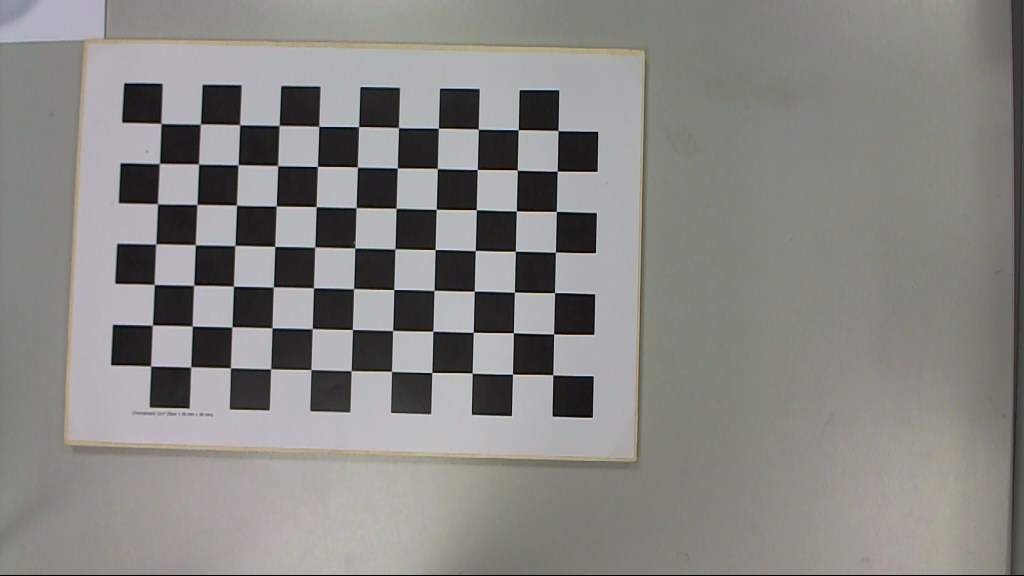
#> input picture beamng_sim/lane_detection/camera_cal/Im_L_1.png, 1024 x 576 px; its folder holds only this picture in this run
$ python calibration.py
#> lines starting #> are read from the running program, lines starting #| are printed output that depends on the picture; after the words box and inside, x2 and y2 are one past the last pixel; in counts of white or black regions, pixels touching at a corner belong together; long printed decimals are rounded
import numpy as np
import cv2
import pickle
import glob
import os


def calibrate_camera(images, chessboard_size=(11, 7), save_file=None, square_size=30):
    """
    Calibrate camera using chessboard images.
    Following CarND's implementation approach.

    Args:
        images (list): List of file paths to chessboard calibration images
        chessboard_size (tuple): Number of inner corners (width, height)
        save_file (str): Optional path to save calibration parameters
        square_size (float): Physical size of chessboard squares in millimeters (default: 30mm)

    Returns:
        tuple: (ret, mtx, dist, rvecs, tvecs)
            - ret: RMS re-projection error
            - mtx: Camera matrix
            - dist: Distortion coefficients
            - rvecs: Rotation vectors
            - tvecs: Translation vectors
    """
    # Prepare object points (0,0,0), (1,0,0), (2,0,0), ..., (w-1,h-1,0)
    # scaled by square_size to represent real-world coordinates
    objp = np.zeros((chessboard_size[0] * chessboard_size[1], 3), np.float32)
    objp[:, :2] = np.mgrid[0:chessboard_size[0], 0:chessboard_size[1]].T.reshape(-1, 2)
    objp *= square_size

    # Arrays to store object points and image points from all images
    objpoints = []  # 3D points in real world space
    imgpoints = []  # 2D points in image plane

    # Image shape for calibration
    img_shape = None

    successful_images = 0
    print(f"Processing {len(images)} calibration images...")

    debug_dir = "calibration_debug"
    os.makedirs(debug_dir, exist_ok=True)
    for idx, fname in enumerate(images):
        # Read image
        img = cv2.imread(fname)

        if img is None:
            print(f"Warning: Could not read image {fname}")
            continue

        # Convert to grayscale
        gray = cv2.cvtColor(img, cv2.COLOR_BGR2GRAY)

        # Store image shape
        if img_shape is None:
            img_shape = gray.shape[::-1]

        # Find chessboard corners
        ret, corners = cv2.findChessboardCorners(gray, chessboard_size, None)
        debug_img = img.copy()
        if ret:
            # Refine corners to subpixel accuracy for better calibration
            criteria = (cv2.TERM_CRITERIA_EPS + cv2.TERM_CRITERIA_MAX_ITER, 30, 0.001)
            corners_refined = cv2.cornerSubPix(gray, corners, (4, 4), (-1, -1), criteria)
            objpoints.append(objp)
            imgpoints.append(corners_refined)
            successful_images += 1
            # Draw and save detected corners
            cv2.drawChessboardCorners(debug_img, chessboard_size, corners_refined, ret)
            debug_path = os.path.join(debug_dir, f"success_{os.path.basename(fname)}")
            cv2.imwrite(debug_path, debug_img)
            print(f"  [{idx+1}/{len(images)}]Corners found in {os.path.basename(fname)} (saved: {debug_path})")
        else:
            # Draw attempted corners (if any) and save
            if corners is not None and len(corners) > 0:
                cv2.drawChessboardCorners(debug_img, chessboard_size, corners, ret)
            debug_path = os.path.join(debug_dir, f"fail_{os.path.basename(fname)}")
            cv2.imwrite(debug_path, debug_img)
            print(f"  [{idx+1}/{len(images)}]No corners in {os.path.basename(fname)} (saved: {debug_path})")

    print(f"\nSuccessfully processed {successful_images}/{len(images)} images")

    if successful_images == 0:
        raise ValueError("No chessboard corners found in any images. Check chessboard_size parameter.")

    # Calibrate camera
    print("Performing camera calibration...")
    ret, mtx, dist, rvecs, tvecs = cv2.calibrateCamera(
        objpoints, imgpoints, img_shape, None, None
    )

    print(f"Camera calibration complete!")
    print(f"RMS re-projection error: {ret:.4f}")

    # Save calibration parameters if requested
    if save_file is not None:
        calibration_data = {
            'mtx': mtx,
            'dist': dist,
            'rvecs': rvecs,
            'tvecs': tvecs,
            'img_shape': img_shape,
            'rms_error': ret
        }

        # Create directory if it doesn't exist
        os.makedirs(os.path.dirname(save_file), exist_ok=True)

        with open(save_file, 'wb') as f:
            pickle.dump(calibration_data, f)

        print(f"Calibration parameters saved to: {save_file}")

    return ret, mtx, dist, rvecs, tvecs


# [22 lines left out: function load_calibration, not called in this run]


def undistort_image(img, mtx, dist):
    """
    Undistort an image using camera calibration parameters.

    Args:
        img (numpy array): Distorted image (BGR format from cv2.imread)
        mtx (numpy array): Camera matrix from calibration
        dist (numpy array): Distortion coefficients from calibration

    Returns:
        numpy array: Undistorted image (same format as input)
    """
    if mtx is None or dist is None:
        print("Warning: mtx or dist is None, returning original image")
        return img

    return cv2.undistort(img, mtx, dist, None, mtx)


def calibrate_from_folder(folder_path, pattern='*.png', chessboard_size=(11, 7), save_file=None, square_size=30):
    """
    Convenience function to calibrate camera from a folder of chessboard images.

    Args:
        folder_path (str): Path to folder containing chessboard images
        pattern (str): File pattern to match (default: '*.png')
        chessboard_size (tuple): Number of inner corners (width, height)
        save_file (str): Optional path to save calibration parameters
        square_size (float): Physical size of chessboard squares in millimeters (default: 30mm)

    Returns:
        tuple: (ret, mtx, dist, rvecs, tvecs)
    """
    # Find all calibration images
    search_path = os.path.join(folder_path, pattern)
    images = glob.glob(search_path)

    if len(images) == 0:
        raise ValueError(f"No images found matching pattern: {search_path}")

    print(f"Found {len(images)} calibration images in {folder_path}")

    return calibrate_camera(images, chessboard_size, save_file, square_size)
#> in calibrate_camera, img is the input picture: shape (576, 1024, 3); mean B, G, R 131.2, 134.2, 135.4
#> in calibrate_camera, `ret, corners = cv2.findChessboardCorners(gray, chessboard_size, None)`: ret = True; corners = 77 rows, first 8: [161.1, 123.5], [200.4, 124], [239.8, 124.9], [279.2, 125.2], [318.8, 126.4], [358.6, 126.6], [398.5, 127.8], [438.4, 128.1]
#> in calibrate_camera, `corners_refined = cv2.cornerSubPix(gray, corners, (4, 4), (-1, -1), cr..`: corners_refined = 77 rows, first 8: [161, 123.4], [200.4, 124], [239.6, 124.7], [279.2, 125.4], [318.7, 126.3], [358.6, 126.7], [398.5, 127.7], [438.4, 128.2]
#> in calibrate_camera, `cv2.drawChessboardCorners(debug_img, chessboard_size, corners_refined,..`:
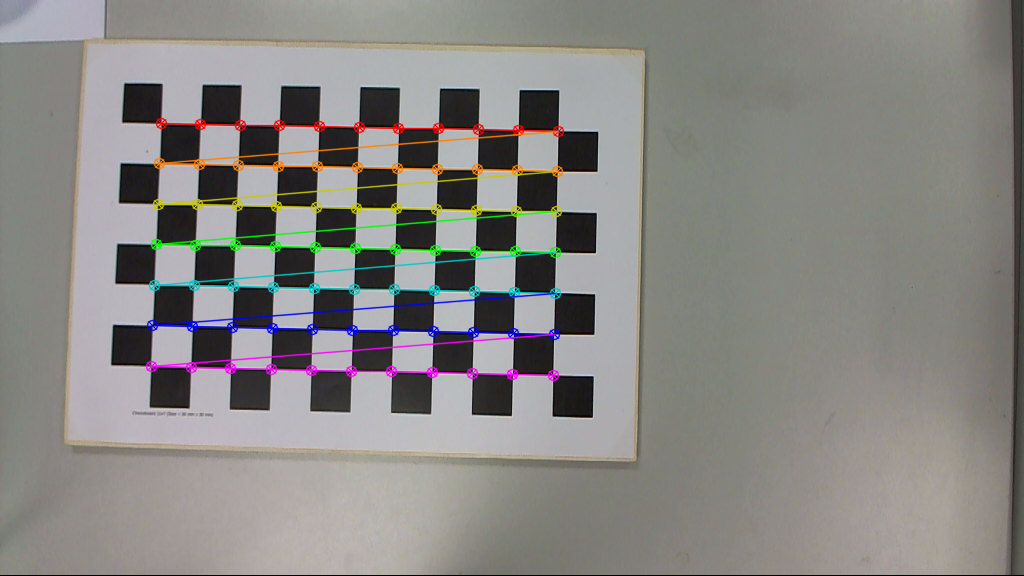
#> debug_img: shape (576, 1024, 3); 3.63% of pixels changed, all inside (x1, y1, x2, y2) = (145, 117, 565, 382)
#> in calibrate_camera, `ret, mtx, dist, rvecs, tvecs = cv2.calibrateCamera( objpoints, imgpoin..`: ret = 0.143; mtx = [[1804.1, 0, 563.8], [0, 1841.7, 334.5], [0, 0, 1]]; dist = [[0.133, -3.98, -0.00481, -0.00243, 21.16]]; rvecs = ([-0.0945, 0.0196, 0.0208],); tvecs = ([-304.1, -155.8, 1363.5],)
#| RMS re-projection error: 0.1434
#> in calibrate_camera, `calibration_data = { 'mtx': mtx, 'dist': dist, 'rvecs': rvecs, 'tvecs'..`: calibration_data = {'mtx': [[1804.1, 0, 563.8], [0, 1841.7, 334.5], [0, 0, 1]], 'dist': [[0.133, -3.98, -0.00481, -0.00243, 21.16]], 'rvecs': ([-0.0945, 0.0196, 0.0208],), 'tvecs': ([-304.1, -155.8, 1363.5],), 'img_shape': (1024, 576), 'rms_error': 0.143}


# Example usage
if __name__ == "__main__":
    # Example: Calibrate camera from CarND calibration images
    calibration_folder = "./camera_cal"
    output_file = "C:\\Users\\user\\Documents\\github\\self-driving-car-simulation\\models\\camera_calibration.pkl"

    try:
        # Calibrate camera
        ret, mtx, dist, rvecs, tvecs = calibrate_from_folder(
            calibration_folder,
            pattern='*.png',
            chessboard_size=(11, 7),
            save_file=output_file
        )
#> ret = 0.143; dist = [[0.133, -3.98, -0.00481, -0.00243, 21.16]]; rvecs = ([-0.0945, 0.0196, 0.0208],); tvecs = ([-304.1, -155.8, 1363.5],)

        print("\nCalibration matrix:")
        print(mtx)
#| [[1.80413850e+03 0.00000000e+00 5.63768963e+02]
#|  [0.00000000e+00 1.84168141e+03 3.34523999e+02]
#|  [0.00000000e+00 0.00000000e+00 1.00000000e+00]]
        print("\nDistortion coefficients:")
        print(dist)
#| [[ 1.32823500e-01 -3.98462785e+00 -4.80945528e-03 -2.43216587e-03
#|    2.11603125e+01]]

        # Test undistortion on a sample image
        import glob
        pngs = glob.glob(os.path.join(calibration_folder, '*.png'))
        if pngs:
            img = cv2.imread(pngs[0])
            undistorted = undistort_image(img, mtx, dist)
#> in undistort_image, `return cv2.undistort(img, mtx, dist, None, mtx)`:
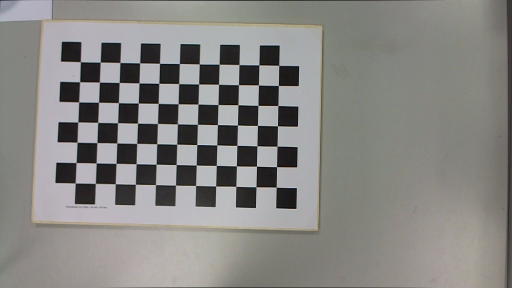
#> returned value: shape (576, 1024, 3) (shown at 1/2 size); mean of channels 0, 1, 2 131.3, 134.3, 135.6; drawn as B, G, R
            # Save comparison
            comparison = np.hstack([img, undistorted])
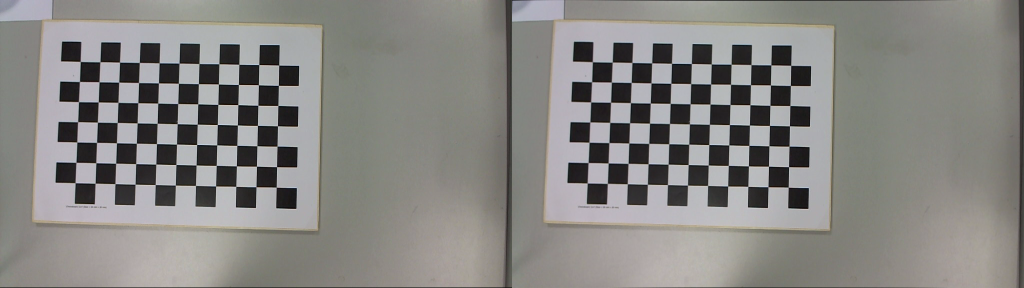
#> comparison: shape (576, 2048, 3) (shown at 1/2 size); mean B, G, R 131.2, 134.2, 135.5
            cv2.imwrite("calibration_comparison.jpg", comparison)
            print(f"\nTest undistortion saved to: calibration_comparison.jpg")

    except Exception as e:
        print(f"Error: {e}")
        print("\nTo use this module:")
        print("1. Place chessboard calibration images in a folder")
        print("2. Update 'calibration_folder' path above")
        print("3. Run: python calibration.py")

$ run again, on beamng_sim/lane_detection/camera_cal/Im_L_13.png
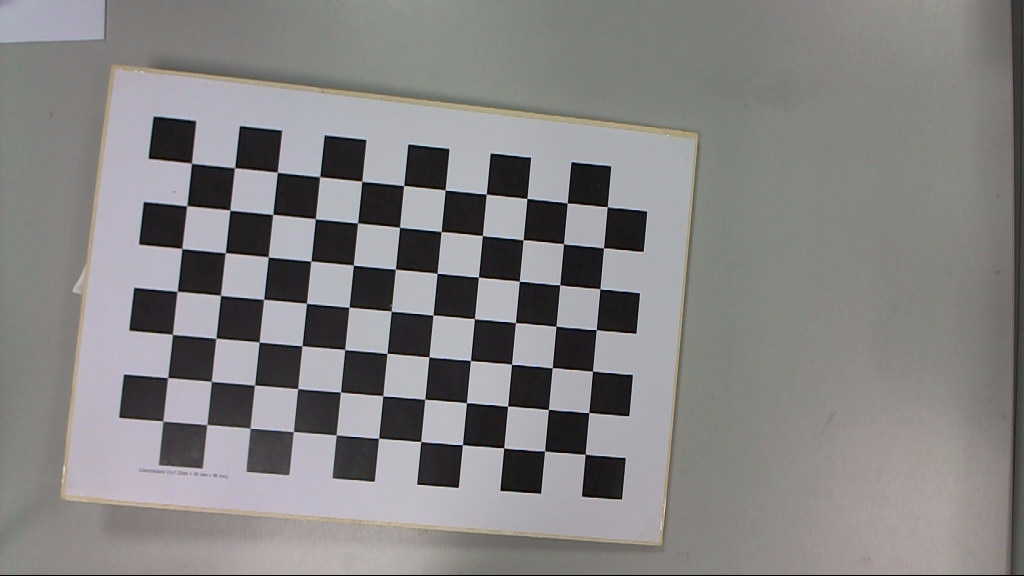
#> input picture beamng_sim/lane_detection/camera_cal/Im_L_13.png, 1024 x 576 px
#> in calibrate_camera, img is the input picture: shape (576, 1024, 3); mean B, G, R 131.7, 131.4, 133
#> in calibrate_camera, `ret, corners = cv2.findChessboardCorners(gray, chessboard_size, None)`: ret = True; corners = 77 rows, first 8: [191.5, 163.2], [234.6, 167.6], [277.3, 172.3], [319.7, 176.7], [361.9, 181.1], [403.7, 185.6], [445.2, 190.2], [486.3, 194]
#> corners_refined = 77 rows, first 8: [191.5, 163.2], [234.6, 167.7], [277.3, 172.2], [319.7, 176.7], [361.8, 181.2], [403.6, 185.5], [445.2, 190.2], [486.3, 194]
#> in calibrate_camera, `cv2.drawChessboardCorners(debug_img, chessboard_size, corners_refined,..`:
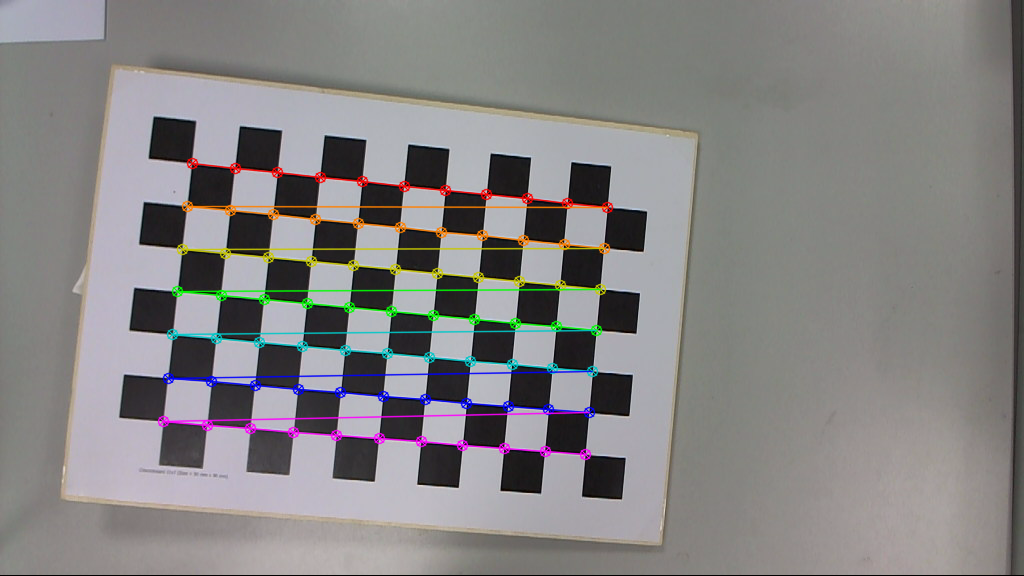
#> debug_img: shape (576, 1024, 3); 3.76% of pixels changed, all inside (x1, y1, x2, y2) = (157, 157, 614, 461)
#> in calibrate_camera, `ret, mtx, dist, rvecs, tvecs = cv2.calibrateCamera( objpoints, imgpoin..`: ret = 0.167; mtx = [[506.1, 0, 541.5], [0, 515.1, 271.9], [0, 0, 1]]; dist = [[-0.00439, -0.0108, -0.00104, -0.00109, 0.00882]]; rvecs = ([-0.027, -0.0575, 0.0941],); tvecs = ([-249.3, -75.88, 360],)
#| RMS re-projection error: 0.1669
#> calibration_data = {'mtx': [[506.1, 0, 541.5], [0, 515.1, 271.9], [0, 0, 1]], 'dist': [[-0.00439, -0.0108, -0.00104, -0.00109, 0.00882]], 'rvecs': ([-0.027, -0.0575, 0.0941],), 'tvecs': ([-249.3, -75.88, 360],), 'img_shape': (1024, 576), 'rms_error': 0.167}
#> `ret, mtx, dist, rvecs, tvecs = calibrate_from_folder( calibration_fold..`: ret = 0.167; mtx = [[506.1, 0, 541.5], [0, 515.1, 271.9], [0, 0, 1]]; dist = [[-0.00439, -0.0108, -0.00104, -0.00109, 0.00882]]; rvecs = ([-0.027, -0.0575, 0.0941],); tvecs = ([-249.3, -75.88, 360],)
#| [[506.124   0.         541.513]
#|  [  0.         515.142 271.898 ]
#|  [  0.           0.           1.        ]]
#| [[-0.004394 -0.01076  -0.001043 -0.001094   0.008816]]
#> `comparison = np.hstack([img, undistorted])`:
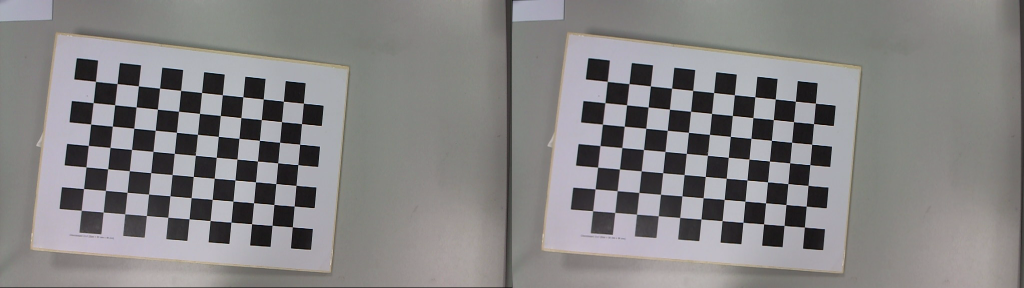
#> comparison: shape (576, 2048, 3) (shown at 1/2 size); mean B, G, R 132, 131.6, 133.3

$ run again, on beamng_sim/lane_detection/camera_cal/Im_L_14.png
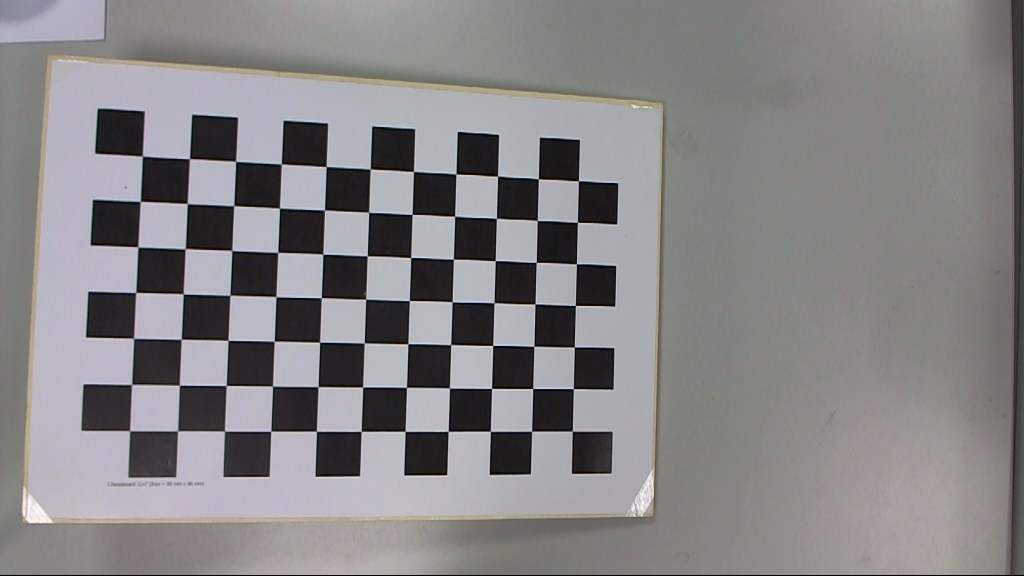
#> input picture beamng_sim/lane_detection/camera_cal/Im_L_14.png, 1024 x 576 px
#> in calibrate_camera, img is the input picture: shape (576, 1024, 3); mean B, G, R 132.9, 131.8, 133.6
#> in calibrate_camera, `ret, corners = cv2.findChessboardCorners(gray, chessboard_size, None)`: ret = True; corners = 77 rows, first 8: [142.4, 155.9], [189.6, 158.5], [235.8, 161.5], [281.4, 163.9], [326.2, 166.5], [370.2, 169], [413.5, 171.5], [455.9, 174]
#> corners_refined = 77 rows, first 8: [142.4, 156], [189.5, 158.6], [235.6, 161.4], [281.3, 163.9], [326.2, 166.6], [370.3, 169], [413.4, 171.4], [455.9, 174.1]
#> in calibrate_camera, `cv2.drawChessboardCorners(debug_img, chessboard_size, corners_refined,..`:
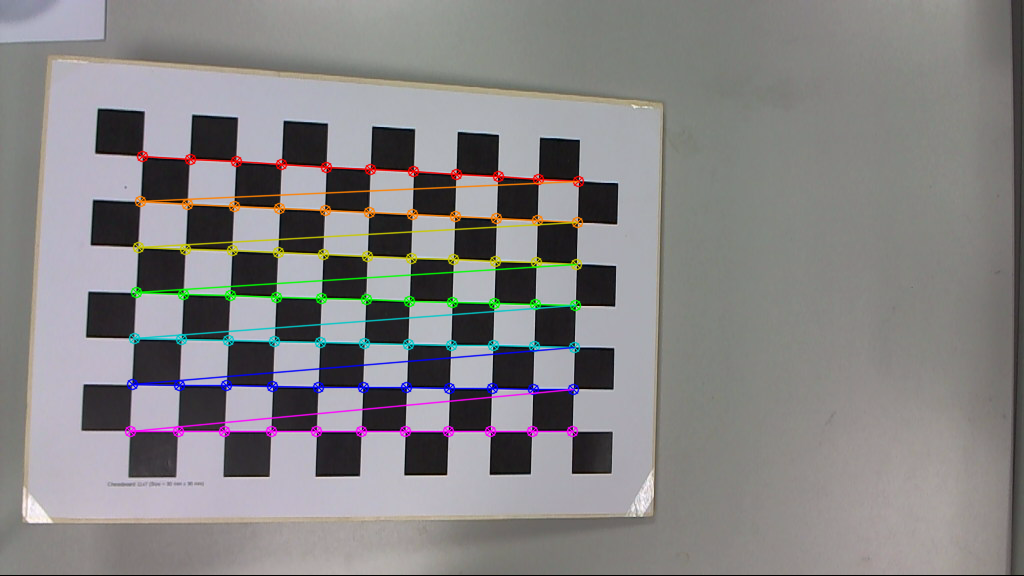
#> debug_img: shape (576, 1024, 3); 3.9% of pixels changed, all inside (x1, y1, x2, y2) = (124, 150, 585, 438)
#> in calibrate_camera, `ret, mtx, dist, rvecs, tvecs = cv2.calibrateCamera( objpoints, imgpoin..`: ret = 0.15; mtx = [[468.8, 0, 534.2], [0, 481.1, 294.3], [0, 0, 1]]; dist = [[0.0164, -0.0389, -0.000857, 0.000195, 0.0208]]; rvecs = ([-0.0249, -0.107, 0.0283],); tvecs = ([-265.3, -90.92, 317],)
#| RMS re-projection error: 0.1500
#> calibration_data = {'mtx': [[468.8, 0, 534.2], [0, 481.1, 294.3], [0, 0, 1]], 'dist': [[0.0164, -0.0389, -0.000857, 0.000195, 0.0208]], 'rvecs': ([-0.0249, -0.107, 0.0283],), 'tvecs': ([-265.3, -90.92, 317],), 'img_shape': (1024, 576), 'rms_error': 0.15}
#> `ret, mtx, dist, rvecs, tvecs = calibrate_from_folder( calibration_fold..`: ret = 0.15; mtx = [[468.8, 0, 534.2], [0, 481.1, 294.3], [0, 0, 1]]; dist = [[0.0164, -0.0389, -0.000857, 0.000195, 0.0208]]; rvecs = ([-0.0249, -0.107, 0.0283],); tvecs = ([-265.3, -90.92, 317],)
#| [[468.758   0.         534.194]
#|  [  0.         481.121 294.293]
#|  [  0.           0.           1.        ]]
#| [[ 0.0164  -0.03894 -0.0008573  0.0001953   0.02083]]
#> `comparison = np.hstack([img, undistorted])`:
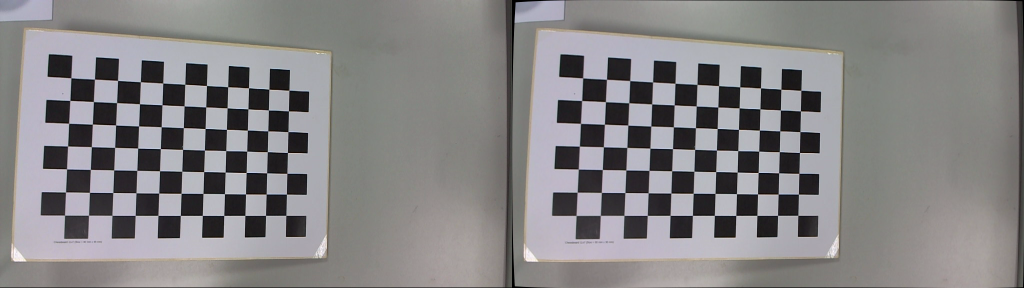
#> comparison: shape (576, 2048, 3) (shown at 1/2 size); mean B, G, R 132.7, 131.6, 133.3
